Frame 1 (no input): blank canvas, image omitted
Frame 60 (no input): blank canvas, image omitted
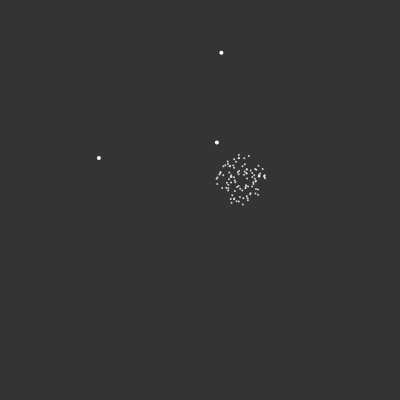
Frame 120 (the mouse pressed at the canvas centre since frame 60)

The p5.js sketch whose frames 1 and 60 were blank and that drew this single picture after the mouse press (run headless with seeded random() and noise() and a simulated clock; from frame 60 on, the mouse is pressed at the canvas centre):

// p5.js sketch
// ── sketch.js

var gravity;
var fireworks = [];

function setup() {
    createCanvas(400,400);
    stroke(255);
    strokeWeight(5);

    gravity = createVector(0, 0.2);
    
}

function draw() {
    background(52);

    if(random(1) < 0.05) {
        fireworks.push(new Firework());
    }

    fireworks.forEach(function(firework) {
        firework.update();
        firework.show();
    }, this);
}
// ── firework.js
function Firework() {
    this.firework = new Particle(random(width), height, true);
    this.exploded = false;
    this.particles = [];

    this.update = function() {
        if(!this.exploded) {
            this.firework.applyForce(gravity);
            this.firework.update();

            if(this.firework.velocity.y >= 0) {
                this.explode();
            }
        }

        this.particles.forEach(function(p) {
            p.applyForce(gravity);
            p.update();
        }, this);
    }

    this.explode = function() {
        this.exploded = true;

        for(var i = 0; i < 100; i++){
            var p = new Particle(this.firework.position.x, this.firework.position.y, false);
            this.particles.push(p);
        }
    }

    this.show = function() {
        if(!this.exploded){
            this.firework.show();
        }

        this.particles.forEach(function(p) {
            p.show();
        }, this);
    }
}
// ── particle.js
function Particle(x, y, firework) {
    this.position = createVector(x,y);
    this.acceleration = createVector(0,0);
    this.firework = firework;
    this.lifespan = 255;

    if(this.firework) {
        this.velocity = createVector(0,random(-12, -8));
    } else {
        this.velocity = p5.Vector.random2D();
        this.velocity.mult(random(1,5));
    }

    this.applyForce = function(force) {
        this.acceleration.add(force);
    }

    this.update = function() {
        if(!this.firework) {
           this.velocity.mult(0.85);
           this.lifespan -= 4;
        }

        this.velocity.add(this.acceleration);
        this.position.add(this.velocity);
        this.acceleration.mult(0);
    }

    this.show = function() {
        if(!this.firework){
            strokeWeight(2);
            stroke(255, this.lifespan);
        } else {
            strokeWeight(4);
            stroke(255);
        }

        point(this.position.x, this.position.y);
    }
}
